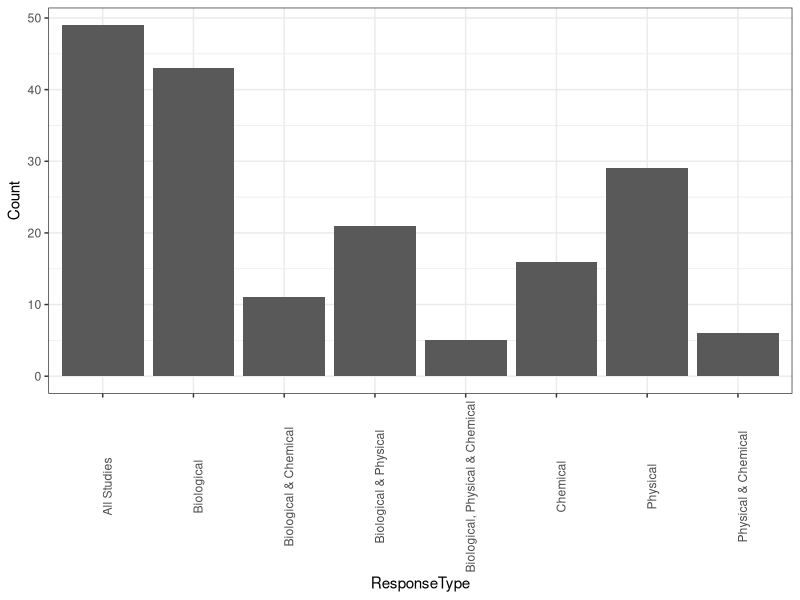
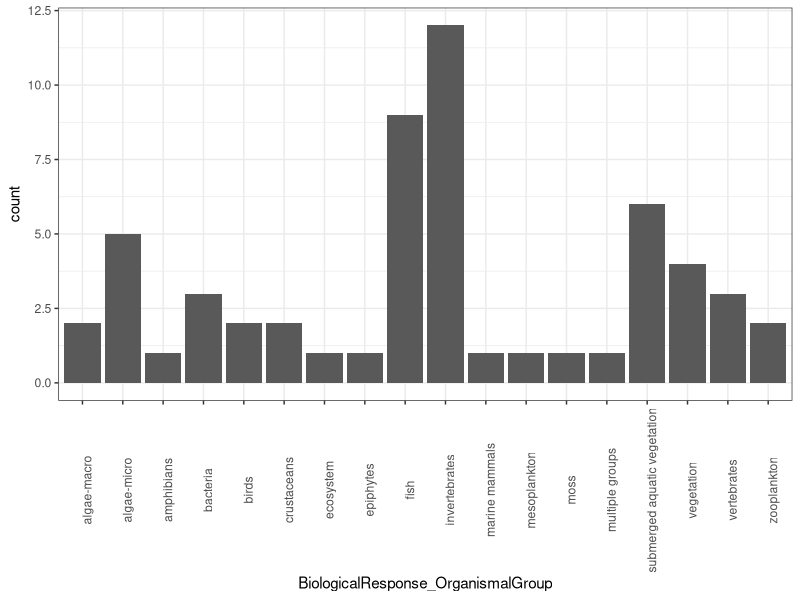
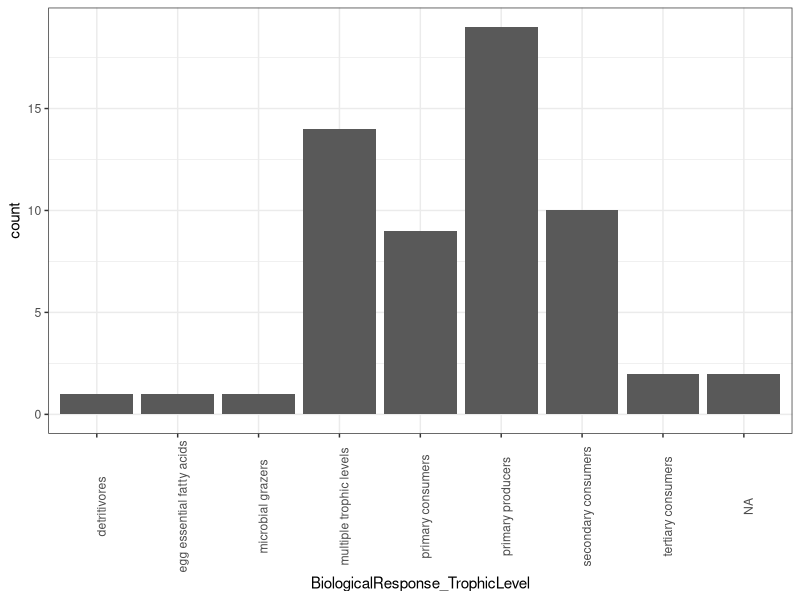
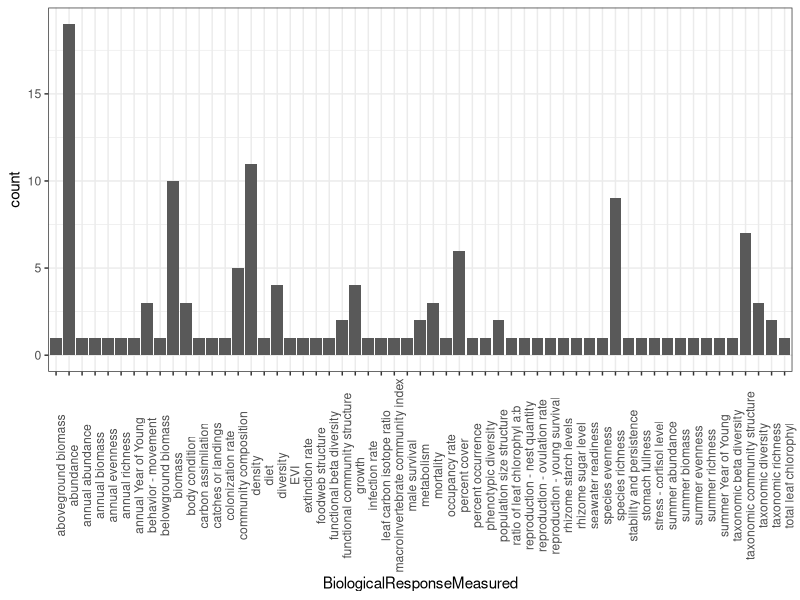
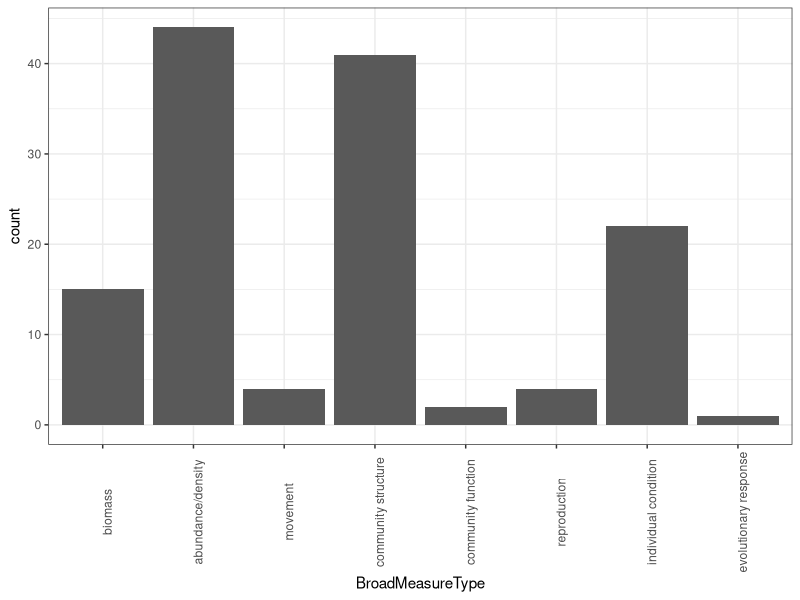
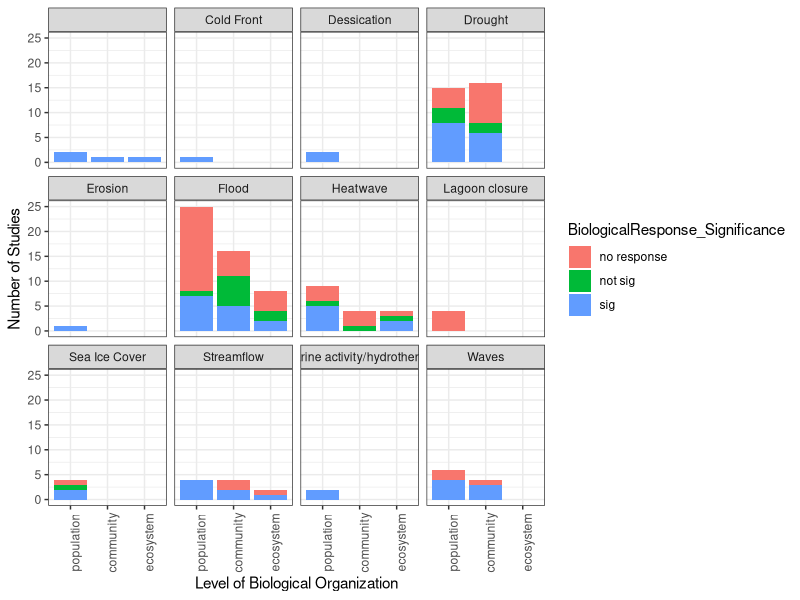

R code for these plots, in order:
## ---- chunk 1
knitr::opts_chunk$set(echo = TRUE)
require(ggplot2)
require(dplyr)
## ---- chunk 2
EEdata<-read.csv("EEData.csv")
## ---- chunk 3
EEdata_min<-EEdata[, 1:47]
## ---- chunk 4
EEdata_Bio<-subset(EEdata_min, BiologicalResponse_OrganismalGroup!="")
EEdata_Phys<-subset(EEdata_min, PhysicalResponseCategory!="")
EEdata_Chem<-subset(EEdata_min, ChemicalResponse_Category!="")
EEdata_BioPhys<-subset(EEdata_min, BiologicalResponse_OrganismalGroup!="" & PhysicalResponseCategory!="")
EEdata_BioChem<-subset(EEdata_min, BiologicalResponse_OrganismalGroup!="" & ChemicalResponse_Category!="")
EEdata_PhysChem<-subset(EEdata_min, PhysicalResponseCategory!="" & ChemicalResponse_Category!="")
EEdata_BioPhysChem<-subset(EEdata_min, BiologicalResponse_OrganismalGroup!="" & PhysicalResponseCategory!="" & ChemicalResponse_Category!="")
## ---- chunk 5
EE_responsetype<-data.frame(ResponseType=c("All Studies", "Biological", "Physical", "Chemical", "Biological & Physical", "Biological & Chemical", "Physical & Chemical", "Biological, Physical & Chemical"))
EE_responsetype$Count[1]<-nrow(distinct(EEdata_min, UniqueAccession, .keep_all=TRUE))
EE_responsetype$Count[2]<-nrow(distinct(EEdata_Bio, UniqueAccession, .keep_all=TRUE))
EE_responsetype$Count[3]<-nrow(distinct(EEdata_Phys, UniqueAccession, .keep_all=TRUE))
EE_responsetype$Count[4]<-nrow(distinct(EEdata_Chem, UniqueAccession, .keep_all=TRUE))
EE_responsetype$Count[5]<-nrow(distinct(EEdata_BioPhys, UniqueAccession, .keep_all=TRUE))
EE_responsetype$Count[6]<-nrow(distinct(EEdata_BioChem, UniqueAccession, .keep_all=TRUE))
EE_responsetype$Count[7]<-nrow(distinct(EEdata_PhysChem, UniqueAccession, .keep_all=TRUE))
EE_responsetype$Count[8]<-nrow(distinct(EEdata_BioPhysChem, UniqueAccession, .keep_all=TRUE))
## ---- chunk 6
responseplot<-ggplot(EE_responsetype, aes(x=ResponseType, y=Count))+geom_bar(stat="identity")+theme_bw()+theme(axis.text.x=element_text(angle=90))

responseplot
## ---- chunk 7
EEdatasum <- EEdata_Bio %>%
    group_by(UniqueAccession, BiologicalResponse_OrganismalGroup) %>%
    summarize()

EEBioGroup <- EEdatasum %>%
    group_by(BiologicalResponse_OrganismalGroup) %>%
    summarize(count=n())

biogroupplot<-ggplot(EEBioGroup, aes(x=BiologicalResponse_OrganismalGroup, y=count))+geom_bar(stat="identity")+theme_bw()+theme(axis.text.x=element_text(angle=90))

biogroupplot

## ---- chunk 8
EEtrophicsum <- EEdata_Bio %>%
    group_by(UniqueAccession, BiologicalResponse_TrophicLevel) %>%
    summarize()

EETrophic <- EEtrophicsum %>%
    group_by(BiologicalResponse_TrophicLevel) %>%
    summarize(count=n())

trophicplot<-ggplot(EETrophic, aes(x=BiologicalResponse_TrophicLevel, y=count))+geom_bar(stat="identity")+theme_bw()+theme(axis.text.x=element_text(angle=90))

trophicplot

## ---- chunk 9
EEBioResponse <- EEdata_Bio %>%
    group_by(UniqueAccession, BiologicalResponseMeasured, BiologicalResponse_Significance, ProximateEvent_Type) %>%
    summarize()

EEBioMeasure <- EEBioResponse %>%
    group_by(BiologicalResponseMeasured) %>%
    summarize(count=n())

bioresponseplot<-ggplot(EEBioMeasure, aes(x=BiologicalResponseMeasured, y=count))+geom_bar(stat="identity")+theme_bw()+theme(axis.text.x=element_text(angle=90))

bioresponseplot

## ---- chunk 10
EEBioResponse$BroadMeasureType <- factor(rep(NA,length(EEBioResponse$BiologicalResponseMeasured)),
                                   levels=c("biomass", "abundance/density", "movement", "community structure", "community function", "reproduction", "individual condition", "evolutionary response"))

EEBioResponse$BroadMeasureType[EEBioResponse$BiologicalResponseMeasured %in% c("annual biomass","aboveground biomass","belowground biomass","biomass","summer biomass", "EVI")] <- "biomass"

EEBioResponse$BroadMeasureType[EEBioResponse$BiologicalResponseMeasured %in% c("abundance","annual abundance", "catches or landings", "density", "percent occurrence", "occupancy rate", "percent cover", "summer abundance", "annual Year of Young", "summer Year of Young", "population size structure")] <- "abundance/density"

EEBioResponse$BroadMeasureType[EEBioResponse$BiologicalResponseMeasured %in% c("behavior - movement", "colonization rate")] <- "movement"

EEBioResponse$BroadMeasureType[EEBioResponse$BiologicalResponseMeasured %in% c("annual evenness", "annual richness", "diversity", "functional beta diversity", "functional community structure","phenotypic diversity", "species evenness", "species richness", "summer evenness", "summer richness", "taxonomic beta diversity", "taxonomic diversity", "taxonomic richness", "macroinvertebrate community index", "community composition", "foodweb structure",  "taxonomic community structure")] <- "community structure"

EEBioResponse$BroadMeasureType[EEBioResponse$BiologicalResponseMeasured %in% c("carbon assimilation", "stability and persistence")] <- "community function"

EEBioResponse$BroadMeasureType[EEBioResponse$BiologicalResponseMeasured %in% c( "male survival", "reproduction - nest quantity", "reproduction - ovulation rate", "reproduction - young survival" )] <- "reproduction"

EEBioResponse$BroadMeasureType[EEBioResponse$BiologicalResponseMeasured %in% c("body condition", "diet", "growth",  "infection rate", "leaf carbon isotope ratio", "metabolism", "mortality", "ratio of leaf chlorophyl a:b", "rhizome starch levels", "rhizome sugar level", "seawater readiness", "stomach fullness", "stress - cortisol level", "total leaf chlorophyl"   )] <- "individual condition"

EEBioResponse$BroadMeasureType[EEBioResponse$BiologicalResponseMeasured %in% c("extinction rate")] <- "evolutionary response"

##getting unique studies so not double-counting the broad measure type
EEBioMeasureUnique<-distinct_at(EEBioResponse, vars(UniqueAccession, BroadMeasureType))

broadbiomeasureplot<-ggplot(EEBioMeasureUnique, aes(x=BroadMeasureType))+geom_bar()+theme_bw()+theme(axis.text.x=element_text(angle=90))
broadbiomeasureplot
## ---- chunk 11
EEBioResponse$OrgLevel <- factor(rep(NA,length(EEBioResponse$BiologicalResponseMeasured)),
                                   levels=c("population", "community", "ecosystem"))

EEBioResponse$OrgLevel[EEBioResponse$BiologicalResponseMeasured %in% c("annual biomass","aboveground biomass","belowground biomass","biomass","summer biomass", "EVI")] <- "ecosystem"

EEBioResponse$OrgLevel[EEBioResponse$BiologicalResponseMeasured %in% c("abundance","annual abundance", "catches or landings", "density", "percent occurrence", "occupancy rate", "percent cover", "summer abundance", "annual Year of Young", "summer Year of Young", "population size structure",  "male survival", "reproduction - nest quantity", "reproduction - ovulation rate", "reproduction - young survival", "body condition", "diet", "growth",  "infection rate", "leaf carbon isotope ratio", "metabolism", "mortality", "ratio of leaf chlorophyl a:b", "rhizome starch levels", "rhizome sugar level", "seawater readiness", "stomach fullness", "stress - cortisol level", "total leaf chlorophyl", "behavior - movement", "carbon assimilation")] <- "population"


EEBioResponse$OrgLevel[EEBioResponse$BiologicalResponseMeasured %in% c("annual evenness", "annual richness", "diversity", "functional beta diversity", "functional community structure","phenotypic diversity", "species evenness", "species richness", "summer evenness", "summer richness", "taxonomic beta diversity", "taxonomic diversity", "taxonomic richness", "macroinvertebrate community index", "community composition", "foodweb structure",  "taxonomic community structure", "stability and persistence", "colonization rate", "extinction rate")] <- "community"

##getting unique studies so not double-counting the broad measure type
EEOrgLevelUnique<-distinct_at(EEBioResponse, vars(UniqueAccession, OrgLevel, BiologicalResponse_Significance, ProximateEvent_Type))

orglevelplot<-ggplot(EEOrgLevelUnique, aes(x=OrgLevel, fill=BiologicalResponse_Significance))+geom_bar()+theme_bw()+theme(axis.text.x=element_text(angle=90))+xlab("Level of Biological Organization")+ylab("Number of Studies")
orglevelplot+facet_wrap(~ProximateEvent_Type)
